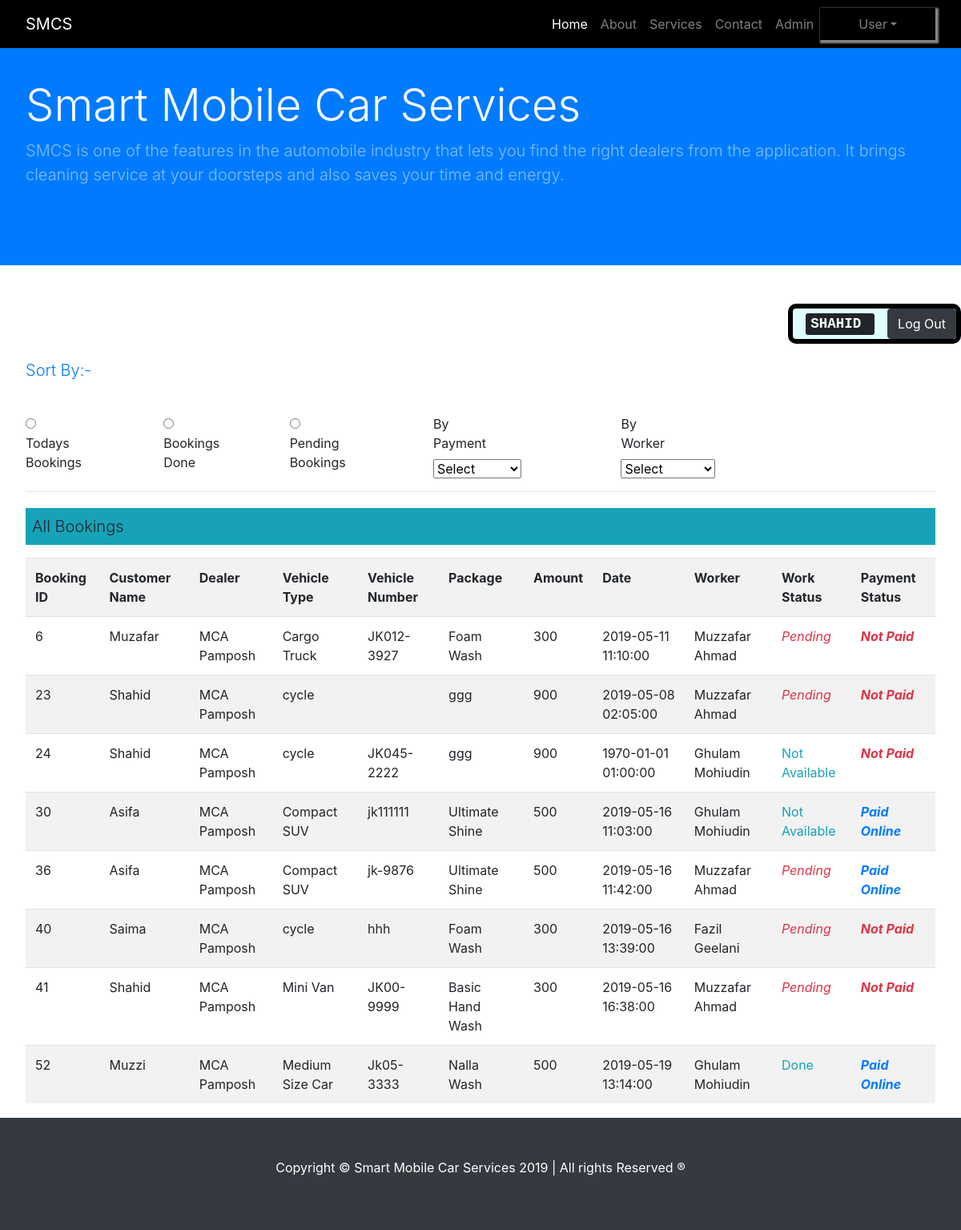
Page /dealerbookinghistory.php (signed in) on the committed database.
### tables this page shows
CREATE TABLE `booking` (
  `id` int(8) NOT NULL,
  `cid` int(8) NOT NULL,
  `did` int(8) NOT NULL,
  `vehicleType` varchar(20) NOT NULL,
  `vehiclenumber` varchar(12) NOT NULL,
  `package` int(8) NOT NULL,
  `amount` int(8) NOT NULL,
  `date` datetime NOT NULL,
  `worker` int(8) NOT NULL,
  `status` varchar(15) NOT NULL DEFAULT 'Pending',
  `payment` varchar(25) NOT NULL DEFAULT 'Not Paid',
  `response` text NOT NULL
);

CREATE TABLE `workers` (
  `id` int(4) NOT NULL,
  `firstname` varchar(30) NOT NULL,
  `lastname` varchar(30) NOT NULL,
  `phone` varchar(13) NOT NULL,
  `email` varchar(40) NOT NULL DEFAULT 'someone@example.com',
  `joindate` datetime NOT NULL DEFAULT CURRENT_TIMESTAMP,
  `did` int(5) NOT NULL,
  `password` varchar(20) NOT NULL,
  `status` int(5) NOT NULL DEFAULT '0'
);

### dealerbookinghistory.php (the view, shortened to what this page needs)
<!DOCTYPE html>
<?php
include("connection.php");
if(isset($_SESSION['dealer_id']))
{
	$id=$_SESSION['dealer_id'];
?>
<html lang="en">
<head>
  <link rel="stylesheet" href="css/bootstrap.css">
</head>
<body>
 <?php include("navigation.php");?>
  <header class="bg-primary py-5 mb-5">
    <div class="container ">
      <div class="row">
        <div class="col-lg-12">
          <h1 class="display-4 text-white mt-5" >Smart Mobile Car Services</h1>
          <p class="lead mb-5 text-white-50">   SMCS is one of the features in the automobile industry that lets you find the right dealers
											 from the application.	It brings cleaning service at your doorsteps and also saves your time and energy.</p>
        </div>
      </div>
    </div>
  </header>
  <div class="row">
	 <div class="col-md-12">
		 <form method="POST" action="logout.php">
			 <p style="border:6px solid #000;float:right;border-radius:10px;background-color:#E0FFFF;color:white;font-weight:bold;font-size:20px"><span class="p-3 text-uppercase"><kbd><?php echo "  ".$_SESSION['dealer']."  "; ?></kbd></span>
			<input type="submit" class="btn btn-dark" value="Log Out" name="dealer_logout"></form></p>
	 </div>
 </div>
 	<div class='container'>		<div><p class="lead text-primary">Sort By:-</p><br></div>
		  <div class="row">
		    <form method="POST" action="dealerbookinghistory.php" id="bookingstoday">
			 <div class="col-md-3">
			 <?php
				if(isset($_POST['book_today']))	{ echo"<input type='radio' name='book_today' checked id='book_today'>Todays Bookings ";}
				else {	echo"<input type='radio' name='book_today'  id='book_today'>Todays Bookings ";  }
				?>
			 </div>
			 </form>
			 <form method="POST" action="dealerbookinghistory.php" id="bookingsdone">
			 <div class="col-md-3">
				<?php
				if(isset($_POST['book_done'])){echo"<input type='radio' name='book_done'  checked id='book_done'>Bookings Done";}
				else { echo"<input type='radio' name='book_done' id='book_done'>Bookings Done"; }
				?>
			 </div>
			 </form>
			 <form method="POST" action="dealerbookinghistory.php" id="bookingspending">
			 <div class="col-md-3">
			 <?php
				if(isset($_POST['book_pending'])){echo"<input type='radio' name='book_pending' checked id='book_pending'>Pending Bookings";}
				else {  echo"<input type='radio' name='book_pending' id='book_pending'>Pending Bookings";	}
			 ?>
			 </div>
			  </form>
			 <form method="POST" action="dealerbookinghistory.php" id="bookingsbypayment">
			 <div class="col-md-3">
				<label>By Payment</label>
				<select name="payment" id="book_payment">
				<option value="">Select</option><option value="Not Paid">Not Paid</option><option value="Paid Online">Paid Online</option><option value="Paid Offline">Paid Offline</option>
				</select>
			 </div>
			</form>
			 <form method="POST" action="dealerbookinghistory.php" id="bookingsbyworker">
			 <div class="col-md-3">
				<label>By Worker</label>
				<select name="worker" id="book_worker">
				<option value="">Select</option>
				</select>
			 </div>
			</form>
		  </div> 	<hr>
	</div>
<div class="container">
<?php
	$head="All Bookings";
	$sql="SELECT id, worker,status,payment, (SELECT customerLogin.firstname FROM customerLogin WHERE customerLogin.id=booking.cid) AS customer,
						(SELECT login.workshop FROM login WHERE login.id=booking.did) AS dealer,
							(SELECT vehicletype.name FROM vehicletype WHERE vehicletype.id=booking.vehicleType) AS carname,
								booking.vehiclenumber, (SELECT packages.name FROM packages WHERE packages.id=booking.package) AS Washpackage,
									booking.amount, booking.date FROM booking WHERE booking.did=$id AND booking.worker!='0'";
	$result=mysqli_query($con, $sql);
	echo"<div><p class='lead bg-info p-2'>".$head."</p></div>";
	echo"<div class='table-responsive'>";
	echo"<table class='table table-striped'><tr>";
	echo"<th>Booking ID</th>";
	echo"<th>Customer Name</th>";
	echo"<th>Dealer </th>";
	echo"<th>Vehicle Type</th>";
	echo"<th>Vehicle Number</th>";
	echo"<th>Package</th>";
	echo"<th>Amount</th>";
	echo"<th>Date</th>";
	echo"<th>Worker</th>";
	echo"<th>Work Status</th>";
	echo"<th>Payment Status</th>";
	echo"</tr>";
	while($row=mysqli_fetch_array($result))
	{
		echo"<tr>";
		echo"<form method='POST' action='Dealer.php' onsubmit='return checkworker()'>";
		echo"<td>".$row['id']."</td>";
		echo"<td>".$row['customer']."</td>";
		echo"<td>".$row['dealer']."</td>";
		echo"<td>".$row['carname']."</td>";
		echo"<td>".$row['vehiclenumber']."</td>";
		echo"<td>".$row['Washpackage']."</td>";
		echo"<td>".$row['amount']."</td>";
		echo"<td>".$row['date']."</td>";
		$qry="SELECT firstname FROM workers WHERE workers.id=".$row['worker'];
		$r=mysqli_query($con, $qry);
		$rw=mysqli_fetch_assoc($r);
		echo "<td>".$rw['firstname']."</td>";
		 echo"</form>";
		if($row['status']!="Pending"){echo"<td class='text-info'>".$row['status']."</td>"; }
		else{echo"<td class='text-danger'><i>".$row['status']."</i></td>";}
		if($row['payment']!="Not Paid"){echo"<td class='text-primary'><i><b>".$row['payment']."</b></i></td>";}
		else{echo"<td class='text-danger'><i><b>".$row['payment']."</b></i></td>";}
		echo"</tr>";
	}
	echo"</table>";
	echo"</div>";
	?>
</div>
  <?php include("footer.php"); ?>
</body>
</html>
<?php
}
else
{
	header("location:index.php"); exit;
}
?>

### dealerbookinghistory.php (style rules this page uses)
.container { padding:2px; }

### rows in the picture
booking: id "6", customer "Muzafar", dealer "MCA Pamposh", carname "Cargo Truck", vehiclenumber "JK012-3927", Washpackage "Foam Wash", amount "300", date "2019-05-11 11:10:00", workers.firstname "Muzzafar Ahmad", status "Pending", payment "Not Paid"
booking: id "23", customer "Shahid", dealer "MCA Pamposh", carname "cycle", Washpackage "ggg", amount "900", date "2019-05-08 02:05:00", workers.firstname "Muzzafar Ahmad", status "Pending", payment "Not Paid"
booking: id "24", customer "Shahid", dealer "MCA Pamposh", carname "cycle", vehiclenumber "JK045-2222", Washpackage "ggg", amount "900", date "1970-01-01 01:00:00", workers.firstname "Ghulam Mohiudin", status "Not Available", payment "Not Paid"
booking: id "30", customer "Asifa", dealer "MCA Pamposh", carname "Compact SUV", vehiclenumber "jk111111", Washpackage "Ultimate Shine", amount "500", date "2019-05-16 11:03:00", workers.firstname "Ghulam Mohiudin", status "Not Available", payment "Paid Online"
booking: id "36", customer "Asifa", dealer "MCA Pamposh", carname "Compact SUV", vehiclenumber "jk-9876", Washpackage "Ultimate Shine", amount "500", date "2019-05-16 11:42:00", workers.firstname "Muzzafar Ahmad", status "Pending", payment "Paid Online"
booking: id "40", customer "Saima", dealer "MCA Pamposh", carname "cycle", vehiclenumber "hhh", Washpackage "Foam Wash", amount "300", date "2019-05-16 13:39:00", workers.firstname "Fazil Geelani", status "Pending", payment "Not Paid"
booking: id "41", customer "Shahid", dealer "MCA Pamposh", carname "Mini Van", vehiclenumber "JK00-9999", Washpackage "Basic Hand Wash", amount "300", date "2019-05-16 16:38:00", workers.firstname "Muzzafar Ahmad", status "Pending", payment "Not Paid"
booking: id "52", customer "Muzzi", dealer "MCA Pamposh", carname "Medium Size Car", vehiclenumber "Jk05-3333", Washpackage "Nalla Wash", amount "500", date "2019-05-19 13:14:00", workers.firstname "Ghulam Mohiudin", status "Done", payment "Paid Online"

### other values in the picture
$_SESSION['dealer'] "SHAHID"
$head "All Bookings"
